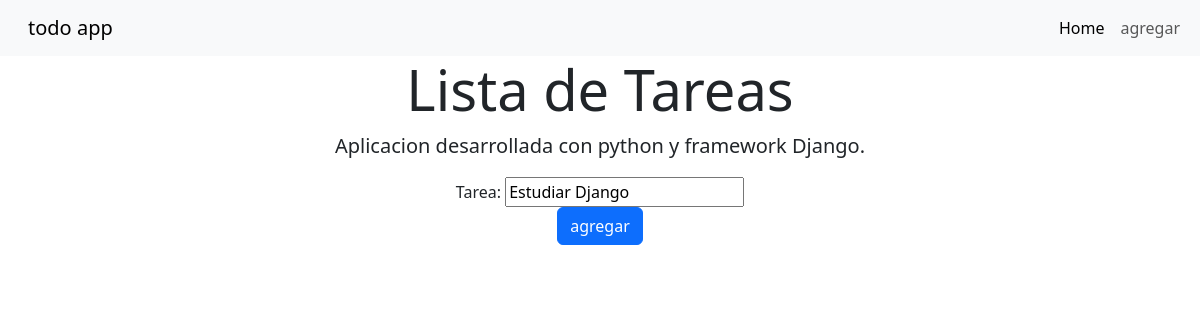
Before: /editar/2/ with the older database file.
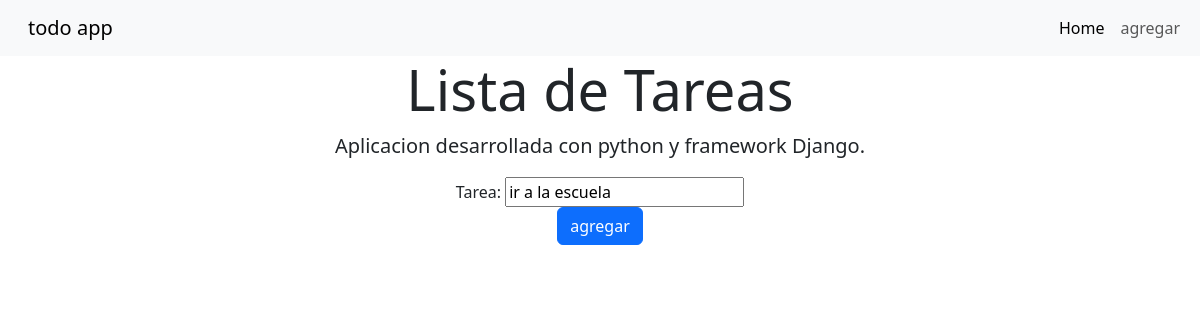
After: the same page with the newer database file.
### todo/models.py (models this page shows, shortened)
class Tarea(models.Model):
    tarea=models.CharField(max_length=100)

### todo/views.py (the view)
# urls.py: path("editar/<int:tarea_id>/",views.editar,name="editar"),
def editar(request, tarea_id):
    tarea=Tarea.objects.get(id=tarea_id)
    if request.method=="POST":
        form=TareaForm(request.POST,instance=tarea)
        if form.is_valid():
            form.save()
            return redirect("home")
    else:
        form=TareaForm(instance=tarea)
    context={"form":form}
    return render(request,"editar.html",context)

### todo/forms.py
class TareaForm(forms.ModelForm):
    class Meta:
        model=Tarea
        fields=['tarea']

### todo/Templates/editar.html (shortened to what this page needs)
{% extends 'layout.html' %}
{% block content %}
<div class=" container text-center">
<form method="post">
    <div class="form-group">
        {{form}}
    </div>
    <button type="submit" class="btn btn-primary">agregar</button>
</form>
</div>
{% endblock %}

### todo/Templates/layout.html (shortened to what this page needs)
<!doctype html>
<html lang="es" dir="">
  <head>
    <link rel="stylesheet" href="https://cdn.jsdelivr.net/npm/bootstrap@5.3.0-alpha1/dist/css/bootstrap.rtl.min.css">
  </head>
  <body>
    <nav class="navbar navbar-expand-lg bg-body-tertiary">
        <div class="container-fluid">
          <a class="navbar-brand" href="#">todo app</a>
          <div class="collapse navbar-collapse" id="navbarSupportedContent">
            <ul class="navbar-nav me-auto mb-2 mb-lg-0">
              <li class="nav-item">
                <a class="nav-link active" aria-current="page" href="{% url 'home' %}">Home</a>
              </li>
              <li class="nav-item">
                <a class="nav-link" href="{% url 'agregar' %}">agregar</a>
                </li>
            </ul>
            </div>
        </div>
    </nav>
    <div class="jumbotron jumbotron-fluid">
        <div class="container text-center">
            <h1 class="display-4">Lista de Tareas</h1>
            <p class="lead">Aplicacion desarrollada con python y framework Django.</p>
        </div>
    </div>
    {% block content  %}
    {% endblock %}
  </body>
</html>

Changed rows visible on the page:
changed Tarea: tarea "Estudiar Django" → "ir a la escuela"
